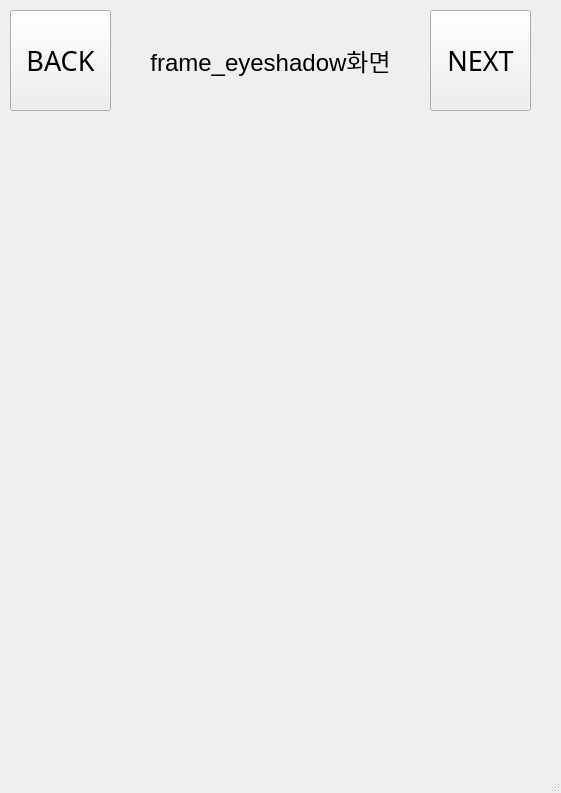
<?xml version="1.0" encoding="UTF-8"?>
<ui version="4.0">
 <class>MainWindow</class>
 <widget class="QMainWindow" name="MainWindow">
  <property name="geometry">
   <rect>
    <x>0</x>
    <y>0</y>
    <width>561</width>
    <height>793</height>
   </rect>
  </property>
  <property name="windowTitle">
   <string>MainWindow</string>
  </property>
  <widget class="QWidget" name="centralwidget">
   <widget class="QPushButton" name="pushButton">
    <property name="geometry">
     <rect>
      <x>430</x>
      <y>10</y>
      <width>101</width>
      <height>101</height>
     </rect>
    </property>
    <property name="font">
     <font>
      <family>AlternateGothic2 BT</family>
      <pointsize>20</pointsize>
     </font>
    </property>
    <property name="text">
     <string>NEXT</string>
    </property>
   </widget>
   <widget class="QPushButton" name="pushButton_2">
    <property name="geometry">
     <rect>
      <x>10</x>
      <y>10</y>
      <width>101</width>
      <height>101</height>
     </rect>
    </property>
    <property name="font">
     <font>
      <family>AlternateGothic2 BT</family>
      <pointsize>20</pointsize>
     </font>
    </property>
    <property name="text">
     <string>BACK</string>
    </property>
   </widget>
   <widget class="QLabel" name="label">
    <property name="geometry">
     <rect>
      <x>115</x>
      <y>30</y>
      <width>311</width>
      <height>61</height>
     </rect>
    </property>
    <property name="text">
     <string>&lt;html&gt;&lt;head/&gt;&lt;body&gt;&lt;p align=&quot;center&quot;&gt;&lt;span style=&quot; font-size:18pt;&quot;&gt;frame_eyeshadow화면&lt;/span&gt;&lt;/p&gt;&lt;/body&gt;&lt;/html&gt;</string>
    </property>
   </widget>
  </widget>
  <widget class="QMenuBar" name="menubar">
   <property name="geometry">
    <rect>
     <x>0</x>
     <y>0</y>
     <width>561</width>
     <height>26</height>
    </rect>
   </property>
  </widget>
  <widget class="QStatusBar" name="statusbar"/>
 </widget>
 <resources/>
 <connections/>
</ui>
